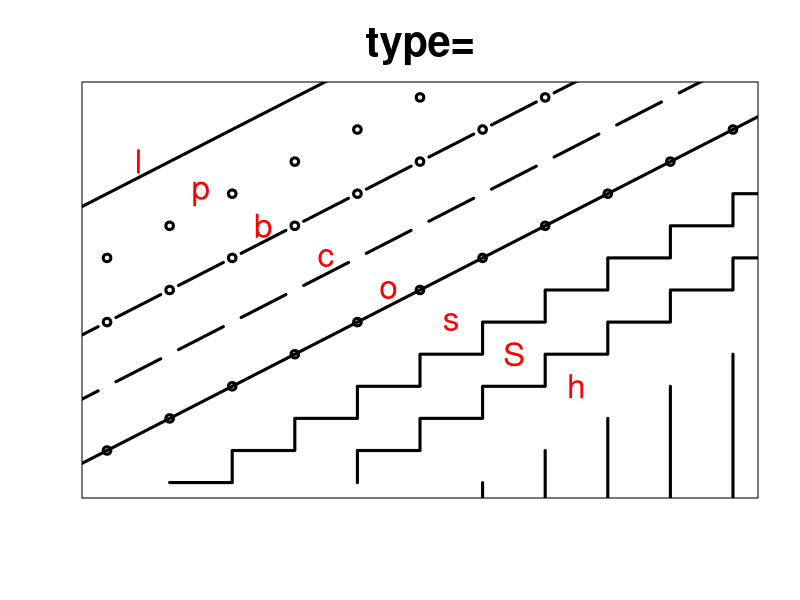
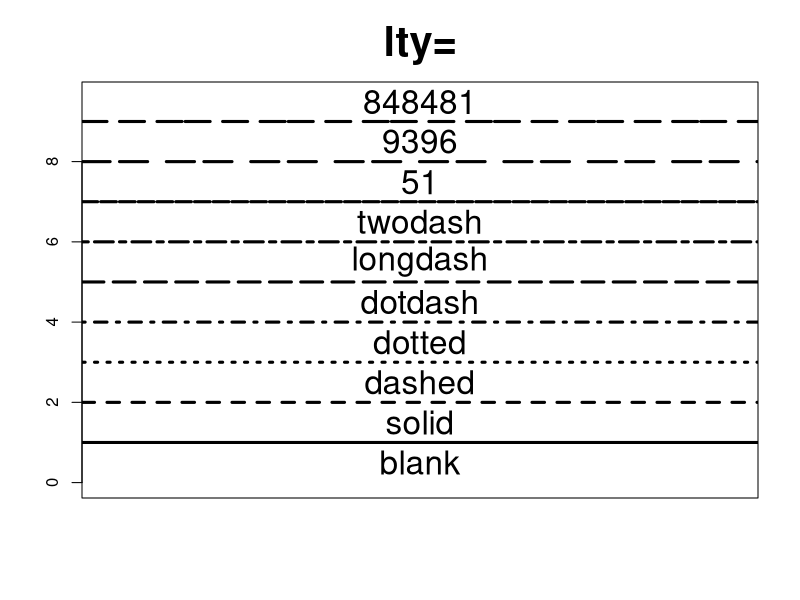
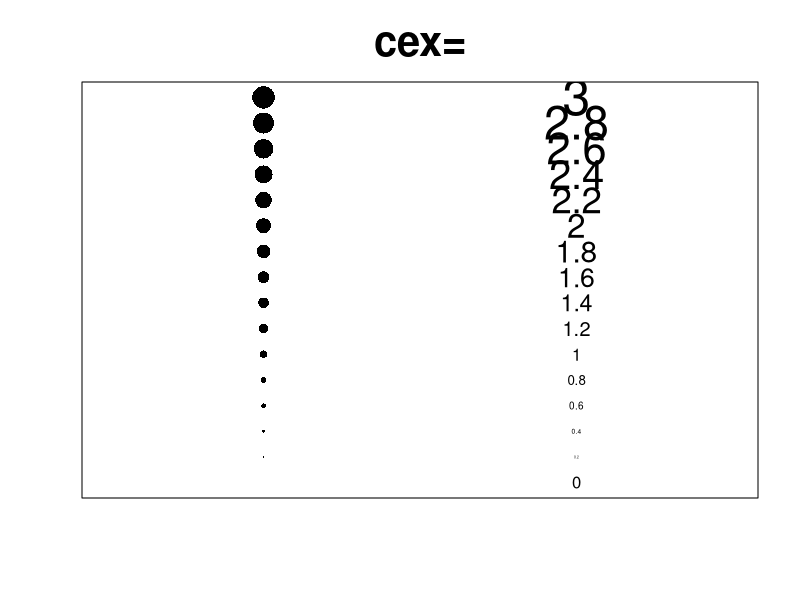
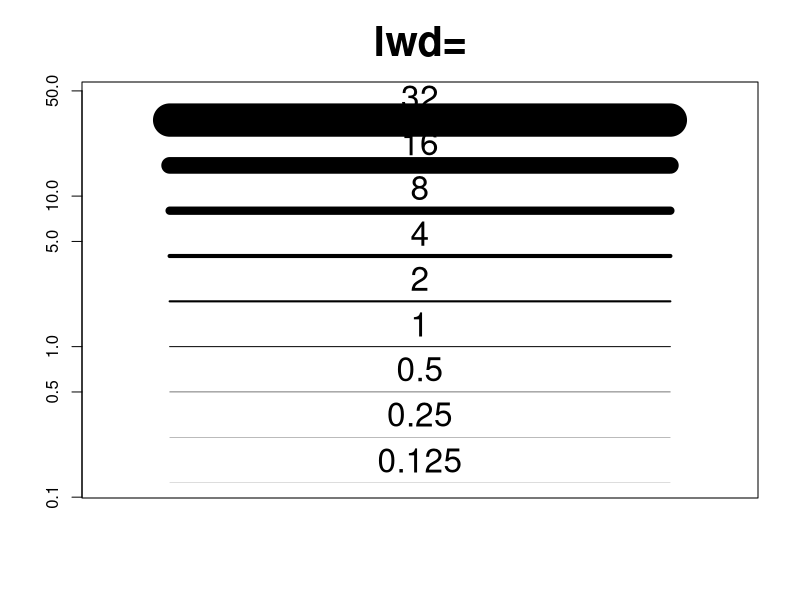
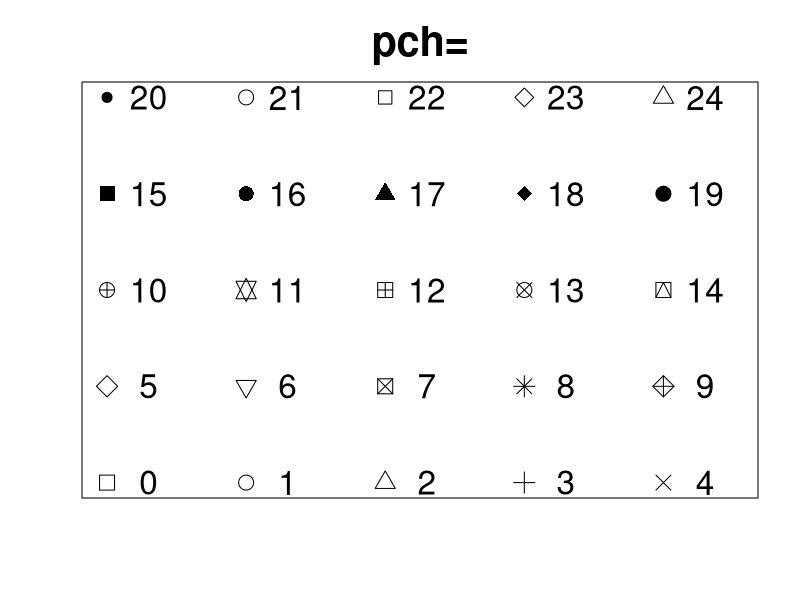

Write R code to recreate these figures, in order.
# different plot types
#
par(ask=FALSE)
plot(c(10,20),c(1,13),col="white",xlab="",ylab="",main="type=",xaxt="n",yaxt="n",cex.main=2.5)
ltypes = c("l","p","b","c","o","s","S","h")
lpos = c(seq(0,10,2),13,15)
for (i in seq_along(ltypes)) {
  lines(lpos[i] + 1:20,1:20, type=ltypes[i],lwd=3)
}
text(9.5+1:8,12-1:8,c("l","p","b","c","o","s","S","h"),cex=2,col="red")


#
# different line types
#
plot(c(10,20),c(0,10),col="white",xlab="",ylab="",main="lty=",xaxt="n",ylim=c(0,9.6),cex.main=2.5)
lnames = c("blank", "solid", "dashed", "dotted", "dotdash", "longdash", "twodash","51","9396","848481")
for (i in 1:10) {
  abline(h=i-1, lty=lnames[i],lwd=3)
  text(15, i-0.5, lnames[i], cex=2)
}

#
# different point sizes
#
plot(c(-0.5,1.5),c(0,3),col="white",xlab="",ylab="",main="cex=",xaxt="n",yaxt="n",cex.main=2.5)
for (i in seq(0,3,0.2)) {
  points(0,i, pch=16,cex=i)
  text(1,i, paste(i), cex=i)
}

#
# different line widths
#
plot(c(10,20),c(2^-3,2^5.5),col="white",xlab="",ylab="",main="lwd=",xaxt="n",log="y",cex.main=2.5,yaxp=c(0.1,50,2))
for (i in 1:9) {
  lines(c(11,19),c(2^(i-4),2^(i-4)), lwd=2^(i-4))
  text(15, 2^(i-4+0.5), 2^(i-4), cex=2) 
}


#
# different point symbols
#
plot(c(0,4.5),c(0,4),col="white",xlab="",ylab="",main="pch=",xaxt="n",yaxt="n",cex.main=2.5)
for (i in 0:24) {
  points(i %% 5, i %/% 5, pch=i,cex=2)
  text(0.3+ i %% 5, i %/% 5, i, cex=2)
}
